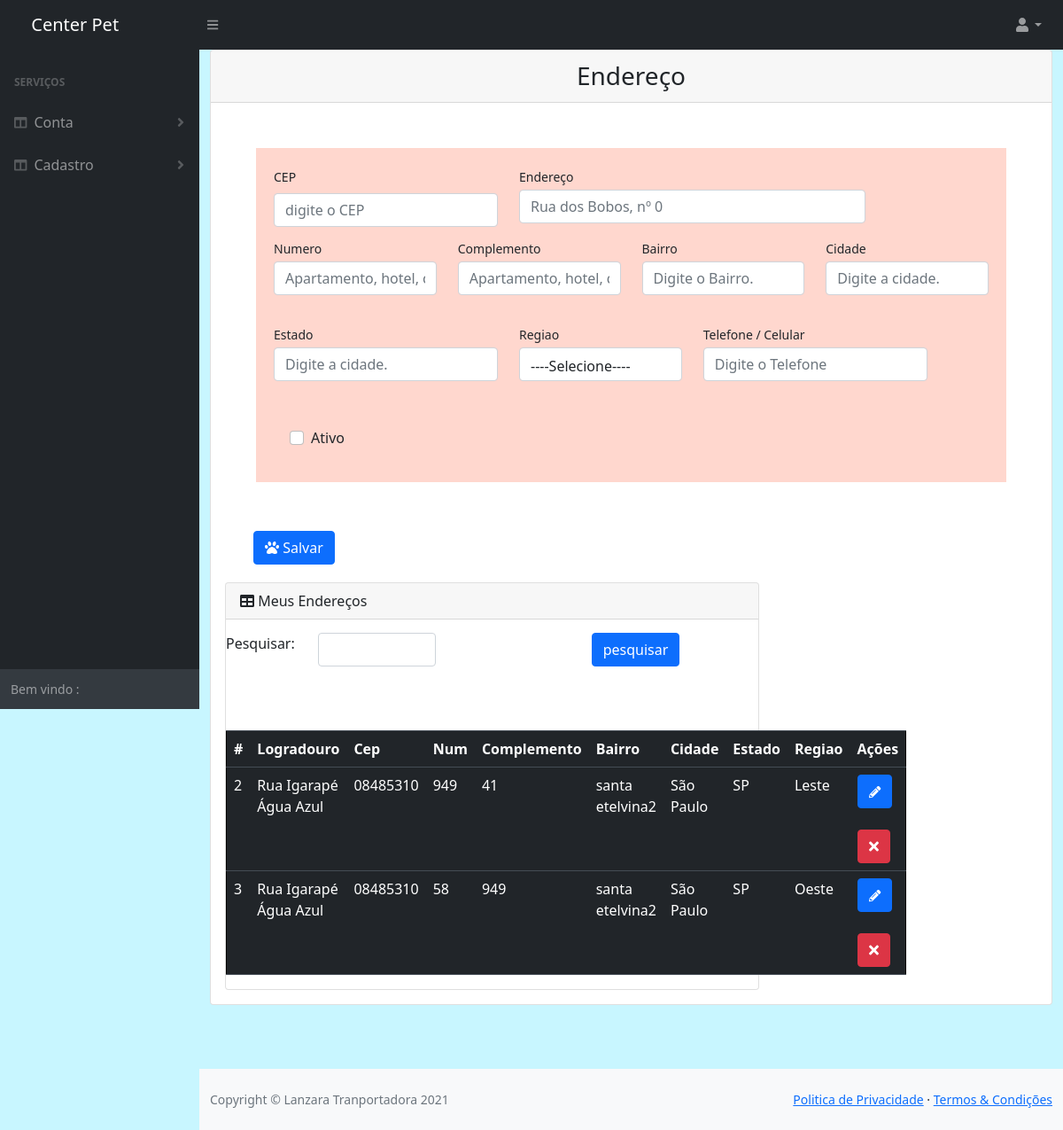
/sistema/cad_endereco.php (signed in), run on the app's committed database.
### tables this page shows
CREATE TABLE `endereco` (
  `id_endereco` int(11) NOT NULL,
  `logradouro` varchar(300) NOT NULL,
  `num` varchar(300) NOT NULL,
  `complemento` varchar(300) NOT NULL,
  `bairro` varchar(300) NOT NULL,
  `cidade` varchar(300) NOT NULL,
  `estado` varchar(300) NOT NULL,
  `cep` text NOT NULL,
  `telefone` varchar(300) NOT NULL,
  `regiao` varchar(300) NOT NULL,
  `ativo` varchar(300) NOT NULL,
  `id_usuario` int(20) NOT NULL
);

### sistema/cad_endereco.php (the view, shortened to what this page needs)
<!DOCTYPE html>
<html lang="pt-BR">
<head>
    <link href="css/styles.css" rel="stylesheet" />
    <link href="https://cdn.jsdelivr.net/npm/bootstrap@5.0.1/dist/css/bootstrap.min.css" rel="stylesheet">
    <link href="https://cdn.datatables.net/1.10.20/css/dataTables.bootstrap4.min.css" rel="stylesheet" />
    <?php
    $regiao = array(
        "" => "----Selecione----",
        "Leste" => "Leste",
        "Oeste" => "Oeste",
        "Central" => "Central",
        "Note" => "Note",
        "Sul" => "Sul",
        "interior" => "interior"
    );
    ?>
</head>
<body  style="background-color: #C8F6FF;"class="sb-nav-fixed">
    <?php include 'nav.php'; ?>
    <div id="layoutSidenav">
        <?php include 'menu_lateral.php'; ?>
        <div id="layoutSidenav_content">
            <main>
                <div class="container-fluid">
                    <div class="card">
                    <div class="card-header">
                                <h3  class="text-center font-weight-light my-1">Endereço</h3>
                            </div>
                        <div class="card-body">
                            <form id="formExemplo" method="post" action="crud/crud_endereco.php" data-toggle="validator" role="form">
                                <div style="display: block; border: 35px solid #fff; background-color: #FFD7CE;" class="Areadados">
                                <div style="padding: 20px;" class="form-group row">
                                    <div class=" col-md-4">
                                        <label for="cep" class="small">CEP</label>
                                        <input name="cep" type="text" placeholder="digite o CEP" class="form-control" id="cep" value="<?php if (isset($_GET["id_endereco"])) {
                                                                                                                                            echo $dados["cep"];
                                                                                                                                        } ?>" onblur="pesquisacep(this.value);">
                                    </div>
                                    <div class="form-group col-md-6">
                                        <label for="inputAddress" class="small mb-1">Endereço</label>
                                        <input type="text" class="form-control py-3" id="rua" placeholder="Rua dos Bobos, nº 0" name="logradouro" value="<?php if (isset($_GET["id_endereco"])) {
                                                                                                                                                                echo $dados["logradouro"];
                                                                                                                                                            } ?>">
                                    </div>
                                    <div class="form-group col-md-3">
                                        <label for="inputAddress2" class="small mb-1">Numero</label>
                                        <input type="text" class="form-control " id="inputAddress" value="<?php if (isset($_GET["id_endereco"])) {
                                                                                                                echo $dados["num"];
                                                                                                            } ?>" placeholder="Apartamento, hotel, casa, etc." name="num">
                                    </div>
                                    <div class="form-group col-md-3">
                                        <label for="inputAddress2" class="small mb-1">Complemento</label>
                                        <input type="text" class="form-control" id="inputAddress" value="<?php if (isset($_GET["id_endereco"])) {
                                                                                                                echo $dados["complemento"];
                                                                                                            } ?>" placeholder="Apartamento, hotel, casa, etc." name="complemento">
                                    </div>
                                    <div class="form-group col-md-3">
                                        <div class="form-group">
                                            <label class="small mb-1" for="inputLastName">Bairro</label>
                                            <input type="text" class="form-control" id="bairro" value="<?php if (isset($_GET["id_endereco"])) {
                                                                                                            echo $dados["bairro"];
                                                                                                        } ?>" placeholder="Digite o Bairro." name="bairro" required>
                                        </div>
                                    </div>
                                    <div class="form-group col-md-3">
                                        <div class="form-group">
                                            <label class="small mb-1" for="inputLastName">Cidade</label>
                                            <input type="text" class="form-control" id="cidade" value="<?php if (isset($_GET["id_endereco"])) {
                                                                                                            echo $dados["cidade"];
                                                                                                        } ?>" placeholder="Digite a cidade." name="cidade" required>
                                        </div>
                                    </div>
                                    <div class="form-group col-md-4">
                                        <div class="form-group">
                                            <label class="small mb-1" for="inputLastName">Estado</label>
                                            <input type="text" class="form-control" id="uf" value="<?php if (isset($_GET["id_endereco"])) {
                                                                                                        echo $dados["estado"];
                                                                                                    } ?>" placeholder="Digite a cidade." name="estado" required>
                                        </div>
                                    </div>
                                    <div class="form-group col-md-3 mb-0">
                                    <label class="small mb-1" for="cmbR">Regiao</label>
                                    <select id="cmbR" class="form-control py-2" name="regiao">
                                        <?php
                                        if (isset($_GET["id_endereco"])) {
                                            foreach ($regiao as $key => $value) {
                                                if ($dados["regiao"] == $key) {
                                                    echo "<option value=" . $key . " selected>" . $value . "</option>";
                                                } else {
                                                    echo "<option value=" . $key . ">" . $value . "</option>";
                                                }
                                            }
                                        } else {
                                            foreach ($regiao as $key => $value) {
                                                echo "<option value=" . $key . ">" . $value . "</option>";
                                            }
                                        }
                                        ?>
                                    </select>
                                </div>
                                    <div class="col-md-4">
                                        <div class="form-group">
                                            <label class="small mb-1" for="txtTelefone">Telefone / Celular</label>
                                            <input class="form-control py-2 num" id="txtTelefone" value="<?php if (isset($_GET["id_endereco"])) {
                                                                                                                echo $dados["telefone"];
                                                                                                            } ?>" type="text" placeholder="Digite o Telefone" name="telefone" required />
                                        </div>
                                    </div>
                                    <div class="form-check" style="margin-left:30px; margin-top: 20px; ">
                                        <input type="checkbox" class="form-check-input" value="S" id="AtivoCli" name="ativo" <?php if (isset($_GET["id_endereco"])) {
                                                                                                                                    if ($dados["ativo"] == "S") {
                                                                                                                                        echo "checked";
                                                                                                                                    }
                                                                                                                                } ?>>
                                        <label class="form-check-label" for="AtivoCli">Ativo</label>
                                    </div>
                                </div>
                                </div>
                                <div id="botoes" class="col-md-9 col-xs-12" style="margin-left:560px; margin: 20px; ">
                                    <button type="submit" class="btn btn-primary"><i class="fas fa-paw"></i> Salvar</button>
                                </div>
                            </form>
                            <div class="row">
                                <div class="col-xl-8">
                                    <div class="card">
                                        <div class="card-header">
                                            <i class="fas fa-table mr-6"></i> Meus Endereços
                                        </div>
                                        <form method="GET" style="margin-top:15px;" action="cad_animal.php">
                                                <div class="row">
                                                    <div class="col-md-6">
                                                        <div class="row">
                                                            <br />
                                                            <div class="col-md-4">
                                                                Pesquisar:
                                                            </div>
                                                            <div class="col-md-6">
                                                                <input type="text" value="<?php if (isset($_GET["pesquisa"])) {
                                                                                                echo $_GET["pesquisa"];
                                                                                            } ?>" name="pesquisa" class="form-control">
                                                            </div>
                                                        </div>
                                                    </div>
                                                    <div style="margin-left: 100px;" class="col-md-4">
                                                        <input type="submit" class="btn btn-primary" value="pesquisar">
                                                    </div>
                                                </div>
                                              <br>
                                              <br>
                                              <br>
                                              <table style="border: 1px solid #000;" class="table table-dark">
                                                <tr>
                                                    <th>#</th>
                                                    <th>Logradouro</th>
                                                    <th>Cep</th>
                                                    <th>Num</th>
                                                    <th>Complemento</th>
                                                    <th>Bairro</th>
                                                    <th>Cidade</th>
                                                    <th>Estado</th>
                                                    <th>Regiao</th>
                                                    <th>Ações</th>
                                                </tr>
                                                <?php
                                                $consultaTabela = "";
                                                if (isset($_GET["pesquisa"])) {
                                                    $pesquisa = $_GET["pesquisa"];
                                                    $consultaTabela = "SELECT * FROM endereco WHERE nome LIKE '%$pesquisa%' OR sobrenome LIKE '%$pesquisa%' OR email LIKE '%$pesquisa%' OR cpf LIKE '%$pesquisa%'";
                                                } else {
                                                    $consultaTabela = "SELECT * FROM endereco ed INNER JOIN usuario us on ed.id_usuario = us.id_usuario where ed.id_usuario =  " . $_SESSION["id_usuario"];
                                                }
                                                $queryClietes = $conexao->query($consultaTabela);
                                                while ($dados = $queryClietes->fetch_assoc()) {
                                                ?>
                                                    <tr>
                                                        <td><?php echo $dados["id_endereco"]; ?></td>
                                                        <td><?php echo $dados["logradouro"]; ?></td>
                                                        <td><?php echo $dados["cep"];; ?></td>
                                                        <td><?php echo $dados["num"]; ?></td>
                                                        <td><?php echo $dados["complemento"]; ?></td>
                                                        <td><?php echo $dados["bairro"]; ?></td>
                                                        <td><?php echo $dados["cidade"]; ?></td>
                                                        <td><?php echo $dados["estado"];; ?></td>
                                                        <td><?php echo $dados["regiao"]; ?></td>
                                                        <td>
                                                            <a href="cad_endereco.php?id_endereco=<?php echo $dados["id_endereco"]; ?>" class="btn btn-primary"><i style="font-size: 10pt;" class="fas fa-pencil-alt"></i></a>
                                                            <a href="crud/crud_endereco.php?excluir=1&id_endereco=<?php echo $dados["id_endereco"]; ?>" class="btn btn-danger btn-excluir-cliente"><i class="fas fa-times"></i></a>
                                                        </td>
                                                    </tr>
                                                <?php } ?>
                                            </table>
                                            </form>
                                    </div>
                                </div>
                            </div>
                        </div>
                    </div>
                </div>
            </main>
            <br>
            <br>
            <br>
            <?php include 'footer.php'; ?>
        </div>
    </div>
</body>
</html>

### data on the page
endereco: id_endereco "2", logradouro "Rua Igarapé Água Azul", cep "08485310", num "949", complemento "41", bairro "santa etelvina2", cidade "São Paulo", estado "SP", regiao "Leste"
endereco: id_endereco "3", logradouro "Rua Igarapé Água Azul", cep "08485310", num "58", complemento "949", bairro "santa etelvina2", cidade "São Paulo", estado "SP", regiao "Oeste"

### other printed values
form field regiao "----Selecione----"
